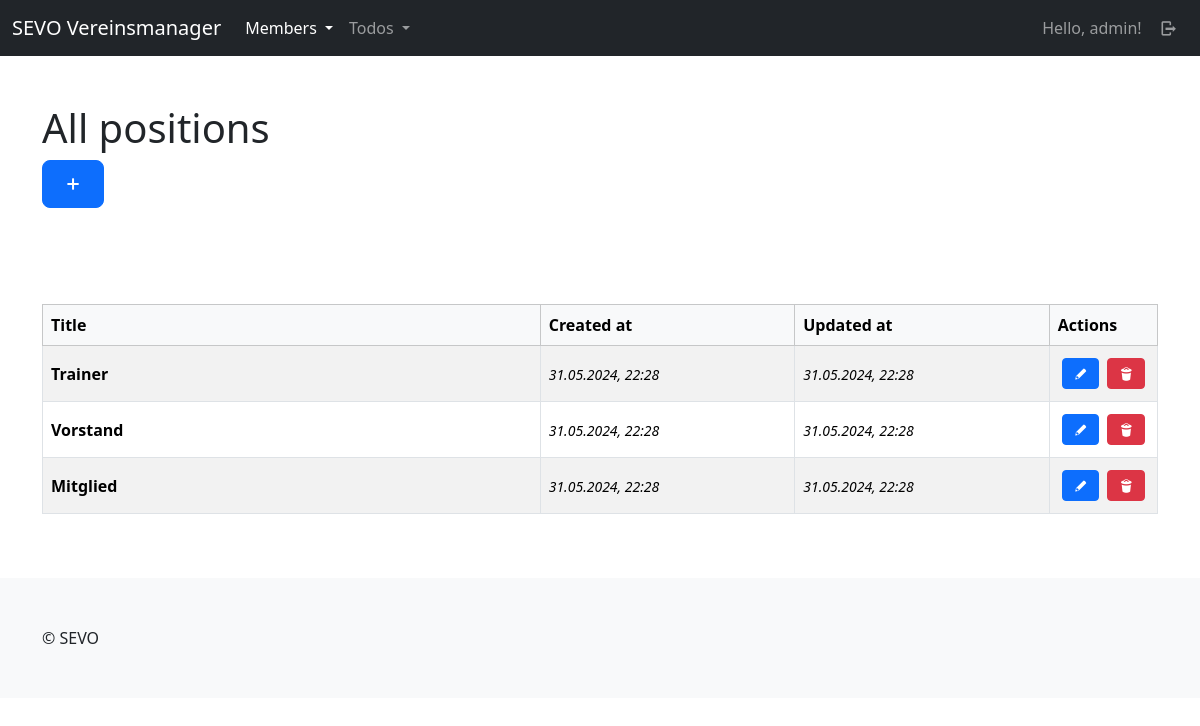
The app's page /mbrs/positions/ (signed in) with its own data.
### members/models.py (models this page shows, shortened)
class Position(models.Model):
    title = models.CharField(max_length=100, unique=True)
    created_at = models.DateTimeField(auto_now_add=True)
    updated_at = models.DateTimeField(auto_now=True)
    class Meta:
        ordering = ["-updated_at"]

### members/views/positions.py (the view)
# urls.py: path("positions/", positions.index, name="members-position-index"),
@login_required(login_url="sevo-auth-login")
def index(request):
    positions = models.Position.objects.all()
    return render(request, "members/position/index.html", {
        "title": _("All positions"),
        "positions": positions
    })

### members/templates/members/position/index.html (shortened to what this page needs)
{% extends "base_main.html" %}
{% load i18n %}
{% load static %}
{% block header %}
    <div class="container py-5">
        <div class="row">
            <div class="col-lg-12">
                <h1>{{ title }}</h1>
                <a class="btn btn-primary btn-lg" href="{% url "members-position-create" %}"><i class="demo-icon icon-plus"></i></a>
            </div>
        </div>
    </div>
{% endblock %}
{% block main %}
    {% if positions %}
    <div>
        {% include "members/position/partials/_list_table.html" %}
    </div>
    {% else %}
        <p>
            {% trans "No positions available." %}
        </p>
    {% endif %}
{%  endblock %}

### templates/partials/_navbar_drop_down.html (shortened to what this page needs)
{% load i18n %}
<nav class="navbar navbar-expand-lg navbar-dark bg-dark">
    <div class="container-fluid">
        <a class="navbar-brand" href="/">SEVO Vereinsmanager</a>
        <div class="collapse navbar-collapse" id="navbarContent">
            <ul class="navbar-nav me-auto mb-2 mb-lg-0">
                {% if user.is_authenticated %}
                <li class="nav-item dropdown">
                    <a class="nav-link dropdown-toggle {% if "mbrs" in request.path %} active{% endif %}"{% if "mbrs" in request.path %} aria-current="page"{% endif %} href="#" role="button" data-bs-toggle="dropdown" aria-expanded="false">
                      {% trans "Members" %}
                    </a>
                  </li>
                  <li class="nav-item dropdown">
                    <a class="nav-link dropdown-toggle {% if "tds" in request.path %} active{% endif %}"{% if "tds" in request.path %} aria-current="page"{% endif %} href="#" role="button" data-bs-toggle="dropdown" aria-expanded="false">
                      {% trans "Todos" %}
                    </a>
                  </li>
                {% endif %}
            </ul>
            <ul class="navbar-nav mb-2 mb-lg-0">
                {% if user.is_authenticated %}
                    <li class="nav-item">
                        <a class="nav-link" href="{% url "sevo-auth-user-detail" %}">{% trans "Hello" %}, {{ user }}!</a>
                    </li>
                    <li class="nav-item">
                        <a class="nav-link" href="{% url "sevo-auth-logout" %}"><i class="demo-icon icon-logout"></i></a>
                    </li>
                {% else %}
                    <li class="nav-item">
                        <a class="nav-link {% if "login" in request.path %} active{% endif %}"{% if "members" in request.path %} aria-current="page"{% endif %} href="{% url "sevo-auth-login" %}"><i class="demo-icon icon-user"></i></a>
                    </li>
                {% endif %}
            </ul>
        </div>
    </div>
</nav>

### members/templates/members/position/partials/_list_table.html
{% load i18n %}
<div class="table-responsive">
    <table class="table table-bordered align-middle table-striped">
        <thead class="table-light">
        <tr>
            <th scope="col">{% trans "Title" %}</th>
            <th scope="col">{% trans "Created at" %}</th>
            <th scope="col">{% trans "Updated at" %}</th>
            <th scope="col">{% trans "Actions" %}</th>
        </tr>
        </thead>
        <tbody>
            {% for position in positions %}
                <tr>
                    <th scope="row" class="w-50">
                        {{ position.title }}
                    </th>
                    <td class="w-25"><time><small><i>{{ position.created_at|date:"d.m.Y, H:i" }}</i></small></time></td>
                    <td class="w-25"><time><small><i>{{ position.updated_at|date:"d.m.Y, H:i" }}</i></small></time></td>
                    <td class="w-auto">
                        <div class="d-flex justify-content-center align-content-center">
                            <a class="btn btn-primary btn-sm d-block m-1" href="{% url "members-position-update" id=position.id %}"><i class="demo-icon icon-pencil"></i></a>
                            <a class="btn btn-danger btn-sm d-block m-1" href="{% url "members-position-delete" id=position.id %}"><i class="demo-icon icon-trash"></i></a>
                        </div>
                    </td>
                </tr>
            {% endfor %}
        </tbody>
    </table>
</div>

### records on screen
Position: title "Trainer", created_at "31.05.2024, 22:28", updated_at "31.05.2024, 22:28"
Position: title "Vorstand", created_at "31.05.2024, 22:28", updated_at "31.05.2024, 22:28"
Position: title "Mitglied", created_at "31.05.2024, 22:28", updated_at "31.05.2024, 22:28"

### other values on screen
{{ user }} "admin"
{{ title }} "All positions"
